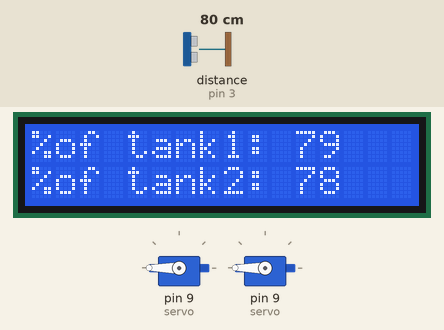
Simulated run of this sketch. Board: Arduino Uno, built with avr-gcc and run on an emulated ATmega328P. Parts: 2 × servo, 16×2 character LCD. Wiring (inferred from the names in the program): ultrasonic range finder: trigger pin 2; echo pin 3. The test bench sets the inputs (shaded band); at power-on: distance to the obstacle (sensor on pin 3) 80 cm. The echo pulse lasts 58.3 µs per cm.

Above: at 3.2 s.
3.3 s: distance to the obstacle (sensor on pin 3) set to 2 cm
At 3.51 s:
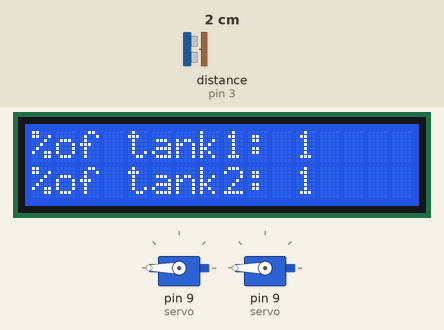
5.3 s: distance to the obstacle (sensor on pin 3) set to 4 cm
At 5.61 s:
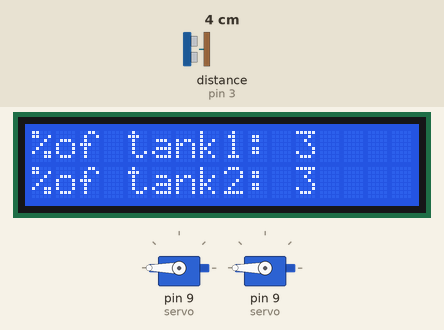
7.0 s: distance to the obstacle (sensor on pin 3) set to 9 cm
At 7.3 s:
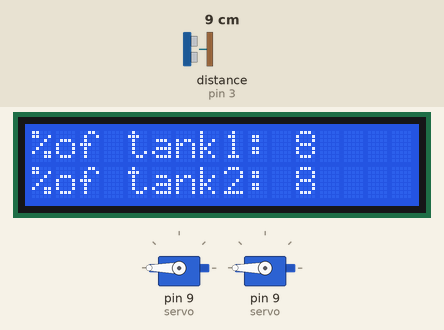
Timing chart, 0 to 10.0 s (numbered marks = the images above; inputs shaded):
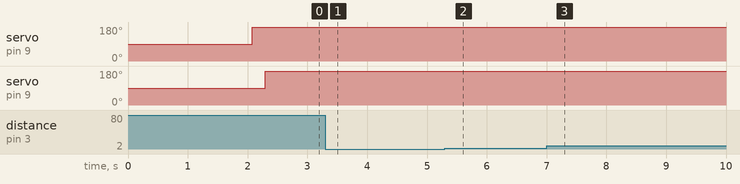

The sketch:

proaplha1.0.ino
```cpp
#include <GSM.h>
#include<LiquidCrystal.h>
#include<Servo.h>

int trigPin=2;
int echoPin=3;
int relay = 8;                                //relay control pin
int trigPin1=2;                               //trig pin ultrasonic sensor 2
int echoPin1=3;                               //echo pin ultrasonic sensor2
int distance,distance2;
GSM gsmAccess;
GSM_SMS sms;
boolean notConnected = true;

 const int rs = 12, en = 11, d4 = 7, d5 = 6, d6 = 5, d7 = 4;
LiquidCrystal lcd(rs, en, d4, d5, d6, d7);

long duration,duration1;
Servo servo;
Servo servo1;                                 //servo2

void setup()
{

  pinMode(trigPin, OUTPUT);
  pinMode(echoPin, INPUT);
  pinMode(trigPin1, OUTPUT);
  pinMode(echoPin1, INPUT);

  Serial.begin(9600);
  servo.attach(9);
  servo1.attach(9);                           //signal pin of servo motor2
  lcd.begin(16, 2);
  while(notConnected)
  {
    if(gsmAccess.begin(/*PINNUMBER*/)==GSM_READY)
      notConnected = false;
    else
    {
      Serial.println("Not connected");
      delay(1000);
    }

}
}
void loop()
{

 //   if(/*pin of dry run sensor input is low*/)
//  {
//  digitalWrite(relay, LOW);
 // }
//  if(/*pin of dry run sensor input is HIGH*/)
//  {
 //   digitalWrite(relay, HIGH);
 // }
  printOut();
    if(distance=10)
     {
      servo.write(180);

    delay(200);
    printOut();
//    sms.beginSMS(/*remoteNumber*/);
  //sms.print("Motor one has been turned off");
  //sms.endSMS();
     }
  if(distance2=10)
  {
    servo1.write(180);
    delay(200);
   printOut();
//   sms.beginSMS(/*remoteNumber*/);
  //sms.print("Motor two has been turned off");
  //sms.endSMS();
  }
}

int calculateDistance()
{
  digitalWrite(trigPin,LOW);
  delayMicroseconds(2);
  digitalWrite(trigPin,HIGH);
  delayMicroseconds(10);
  digitalWrite(trigPin,LOW);

  duration=pulseIn(echoPin,HIGH);
  distance=duration*0.034/2;
  return distance;
}
int calculateDistance2()
{
  digitalWrite(trigPin1,LOW);
  delayMicroseconds(2);
  digitalWrite(trigPin1,HIGH);
  delayMicroseconds(10);
  digitalWrite(trigPin1,LOW);

  duration1=pulseIn(echoPin1,HIGH);
  distance2=duration1*0.034/2;
  return distance2;
}

void printOut()
{
  lcd.clear();
    lcd.setCursor(0, 0);
    lcd.print("%of tank1: ");
    lcd.print(calculateDistance());
    lcd.setCursor(0, 1);
    lcd.print("%of tank2: ");
    lcd.print(calculateDistance2());
 }
```
